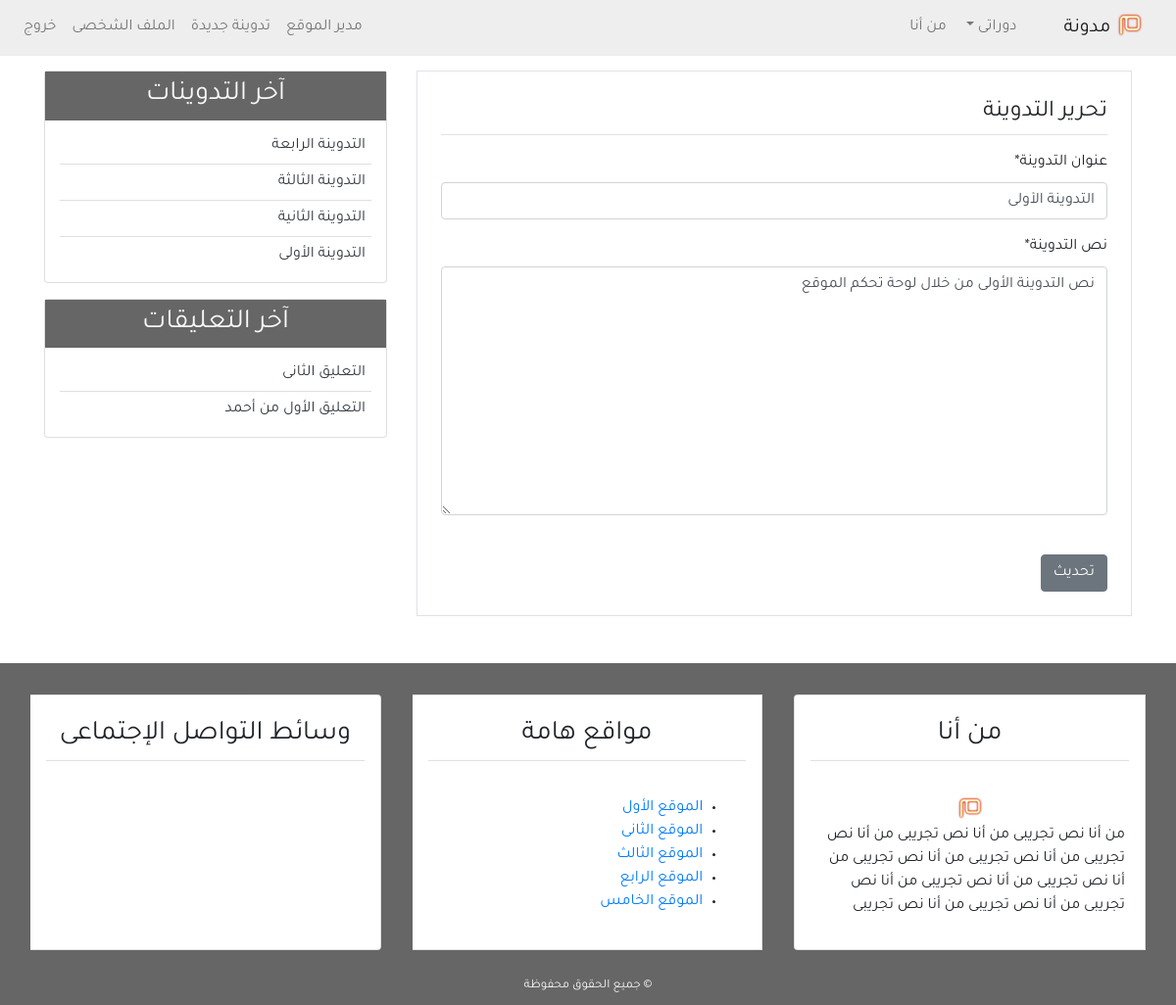
Page /detail/1/update/ (signed in) on the earlier database version.
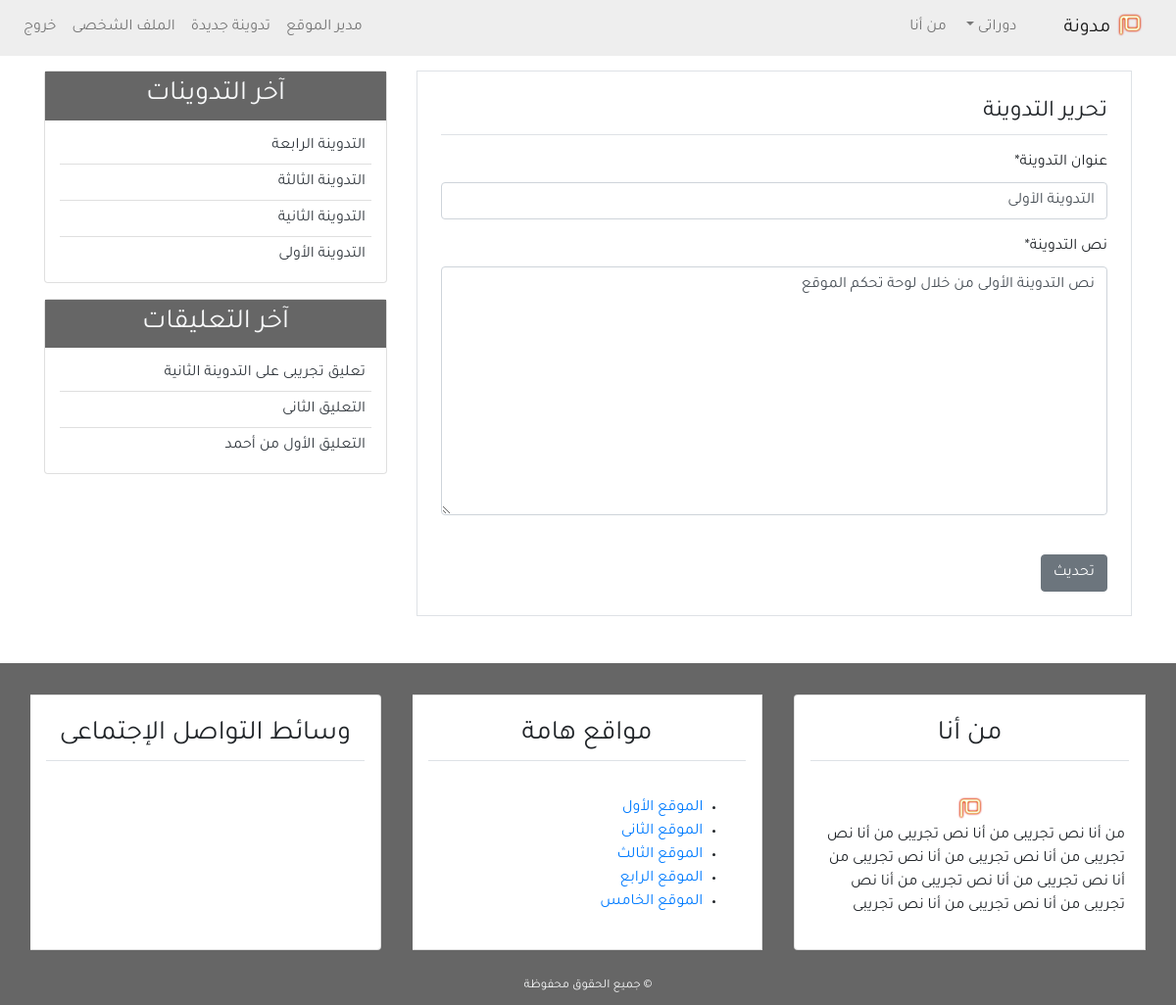
Same page on the later database version.
### blog/models.py (models this page shows, shortened)
class Post(models.Model):
    title = models.CharField(max_length=100)
    content = models.TextField()
    post_date = models.DateTimeField(default=timezone.now)
    post_update = models.DateTimeField(auto_now=True)
    author = models.ForeignKey(User, on_delete=models.CASCADE)
    class Meta:
        ordering = ('-post_date', )

class Comment(models.Model):
    name = models.CharField(max_length=50, verbose_name='الاسم')
    email = models.EmailField(verbose_name='البريد الإلكتروني')
    body = models.TextField(verbose_name='التعليق')
    comment_date = models.DateTimeField(auto_now_add=True)
    active = models.BooleanField(default=False)
    post = models.ForeignKey(
        Post, on_delete=models.CASCADE, related_name='comments')
    class Meta:
        ordering = ('-comment_date',)

### blog/views.py (the view, shortened to what this page needs)
# urls.py: path('detail/<slug:pk>/update/', PostUpdateView.as_view(), name='post-update'),
class PostUpdateView(UserPassesTestMixin, LoginRequiredMixin, UpdateView):
    model = Post
    template_name = 'blog/post_update.html'
    form_class = PostCreateForm
    def test_func(self):
        post = self.get_object()
        if self.request.user == post.author:
            return True
        else:
            return False

### blog/forms.py
class PostCreateForm(forms.ModelForm):
    title = forms.CharField(label='عنوان التدوينة')
    content = forms.CharField(label='نص التدوينة', widget=forms.Textarea)
    class Meta:
        model = Post
        fields = ['title', 'content']

### blog/templatetags/post_tag.py (called while the page is built)
@register.inclusion_tag('blog/latest_posts.html')
def latest_posts():
    context = {
        'l_posts': Post.objects.all()[0:5],
    }
    return context

@register.inclusion_tag('blog/latest_comments.html')
def latest_comments():
    context = {
        'l_comments': Comment.objects.filter(active=True)[:5],
    }
    return context

### blog/templates/blog/post_update.html (shortened to what this page needs)
{% extends 'blog/base.html' %}
{% block content %}
{% load crispy_forms_tags %}
<div class="border p-4 mb-5">
    <legend class="border-bottom pb-1 mb-3">تحرير التدوينة</legend>
    <form method="POST">
        {{form|crispy}}
        <input class="btn btn-secondary mt-4" type="submit" value="تحديث">
    </form>
</div>
{% endblock content %}

### blog/templates/blog/latest_posts.html
<ul class="list-group-flush latest-post">
    {% for post in l_posts %}
    <li class="list-group-item latest-post-item">
        <a class="text-dark" href="{% url 'detail' post.id %}">{{post.title}}</a>
    </li>
    {% empty %}
    <li class="list-group-item latest-post-item">لا يوجد تدوينات</li>
    {% endfor %}
</ul>

### blog/templates/blog/latest_comments.html
<ul class="list-group-flush latest-comment">
    {% for comment in l_comments %}
    <li class="list-group-item latest-comment-item">
        <a class="text-dark" href="{% url 'detail' comment.post.id %}">
            {% if comment.body|length > 40 %}
            {{comment.body|slice:'45'}} ..
            {% else %}
            {{comment.body}}
            {% endif %}
        </a>
    </li>
    {% empty %}
    <li class="list-group-item latest-comment-item">لا يوجد تعليقات</li>
    {% endfor %}
</ul>

Differences in the rows shown:
added Comment: body "تعليق تجريبى على التدوينة الثانية"
